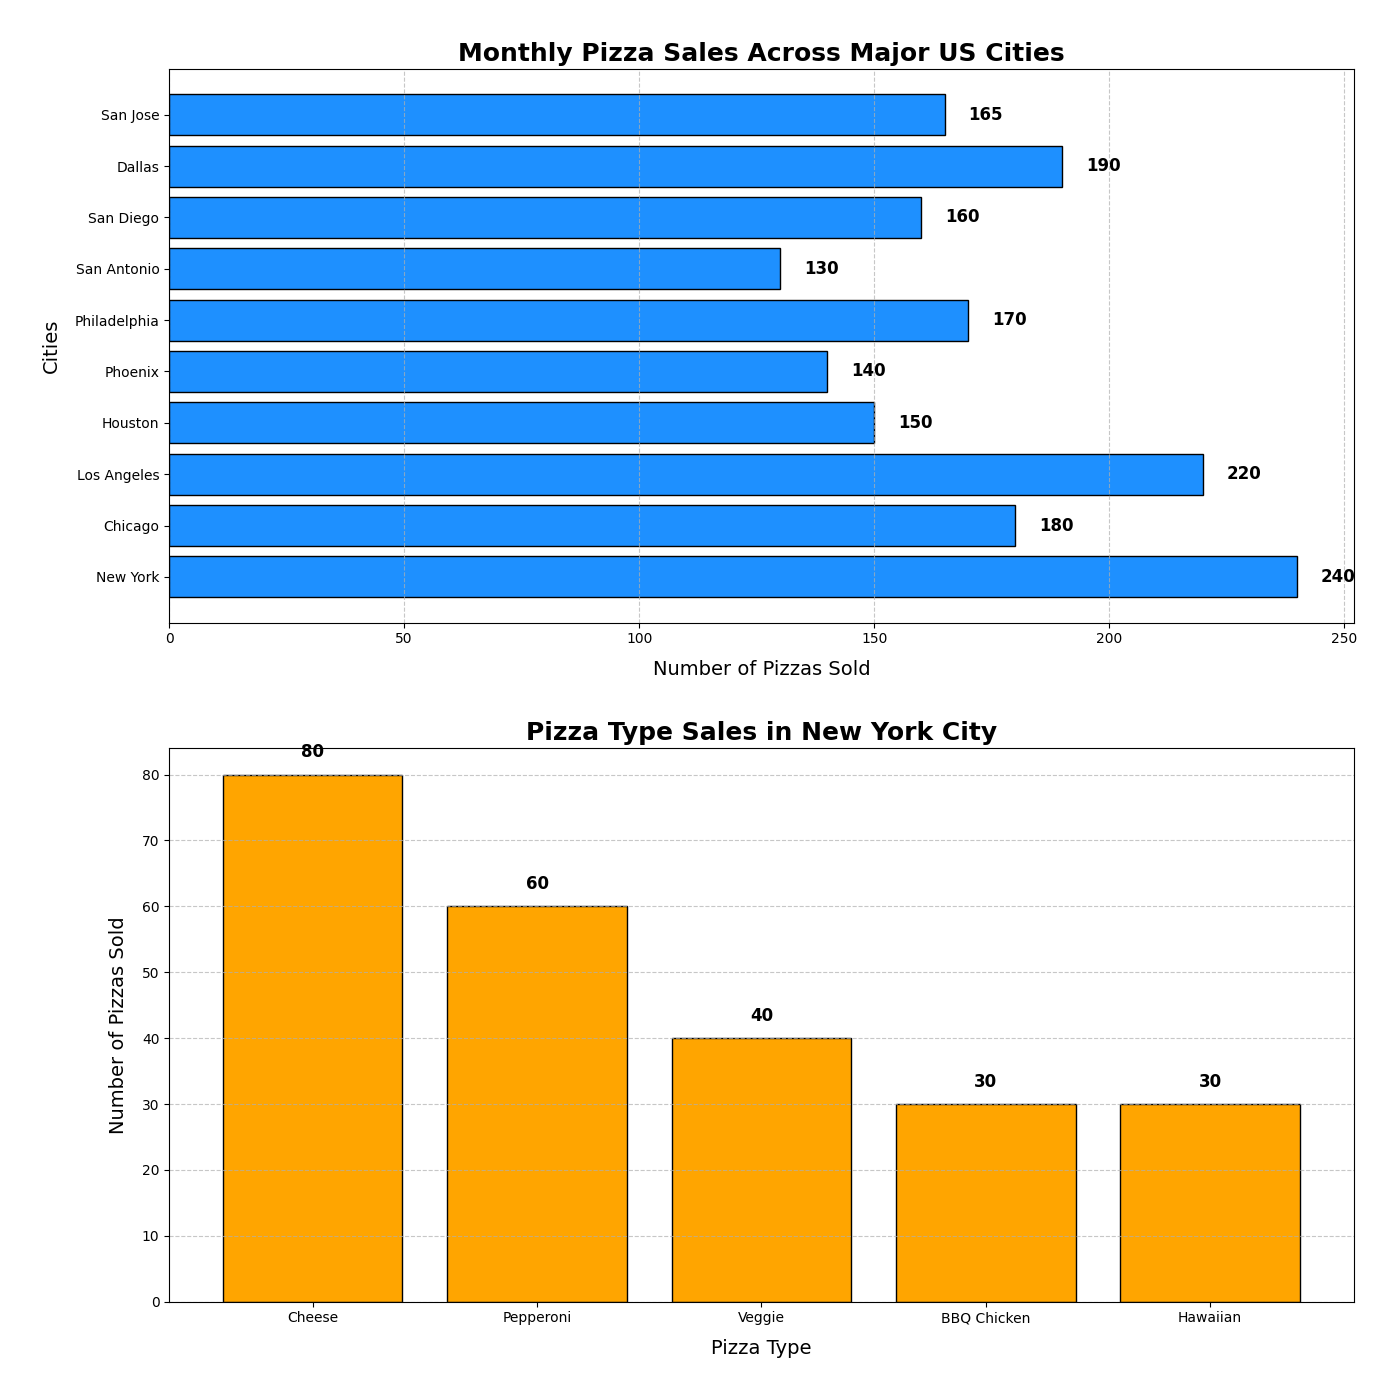

Source code (Python):
import matplotlib.pyplot as plt
import numpy as np

# Backstory: Analysis of Pizzas Sold in Different Cities
# Data represents the number of pizzas sold across different cities in a month.

# Cities and pizzas sold data
cities = ['New York', 'Chicago', 'Los Angeles', 'Houston', 'Phoenix', 'Philadelphia', 'San Antonio', 'San Diego', 'Dallas', 'San Jose']
pizzas_sold = [240, 180, 220, 150, 140, 170, 130, 160, 190, 165]

# Additional pizza data categorizing by type
types = ['Cheese', 'Pepperoni', 'Veggie', 'BBQ Chicken', 'Hawaiian']
type_data = {
    'New York': [80, 60, 40, 30, 30],
    'Chicago': [50, 40, 30, 30, 30],
    'Los Angeles': [70, 60, 40, 30, 20],
    'Houston': [40, 35, 25, 25, 25],
    'Phoenix': [30, 40, 25, 20, 25],
    'Philadelphia': [35, 35, 40, 30, 30],
    'San Antonio': [25, 40, 20, 20, 25],
    'San Diego': [40, 40, 40, 20, 20],
    'Dallas': [55, 50, 35, 30, 20],
    'San Jose': [35, 50, 25, 20, 35],
}

# Set up the figure and axis
fig, (ax1, ax2) = plt.subplots(2, 1, figsize=(14, 14))

# Bar chart for total pizzas sold in each city
bars1 = ax1.barh(cities, pizzas_sold, color='dodgerblue', edgecolor='black')

# Bar chart for pizza types in New York City as an example
bars2 = ax2.bar(types, type_data['New York'], color='orange', edgecolor='black')

# Title and Labels
ax1.set_title('Monthly Pizza Sales Across Major US Cities', fontsize=18, fontweight='bold')
ax1.set_xlabel('Number of Pizzas Sold', fontsize=14, labelpad=10)
ax1.set_ylabel('Cities', fontsize=14, labelpad=10)

ax2.set_title('Pizza Type Sales in New York City', fontsize=18, fontweight='bold')
ax2.set_xlabel('Pizza Type', fontsize=14, labelpad=10)
ax2.set_ylabel('Number of Pizzas Sold', fontsize=14, labelpad=10)

# Grid lines for readability
ax1.grid(axis='x', linestyle='--', alpha=0.7)
ax2.grid(axis='y', linestyle='--', alpha=0.7)

# Annotate total pizzas sold bars
for bar in bars1:
    width = bar.get_width()
    ax1.text(width + 5, bar.get_y() + bar.get_height() / 2, f'{width}', va='center', ha='left', fontsize=12, fontweight='bold')

# Annotate pizza types bars for New York City
for bar in bars2:
    height = bar.get_height()
    ax2.text(bar.get_x() + bar.get_width() / 2, height + 2, f'{height}', ha='center', va='bottom', fontsize=12, fontweight='bold')

# Customize the layout for better readability
plt.tight_layout(pad=3.0)

# Show the plot
plt.show()
